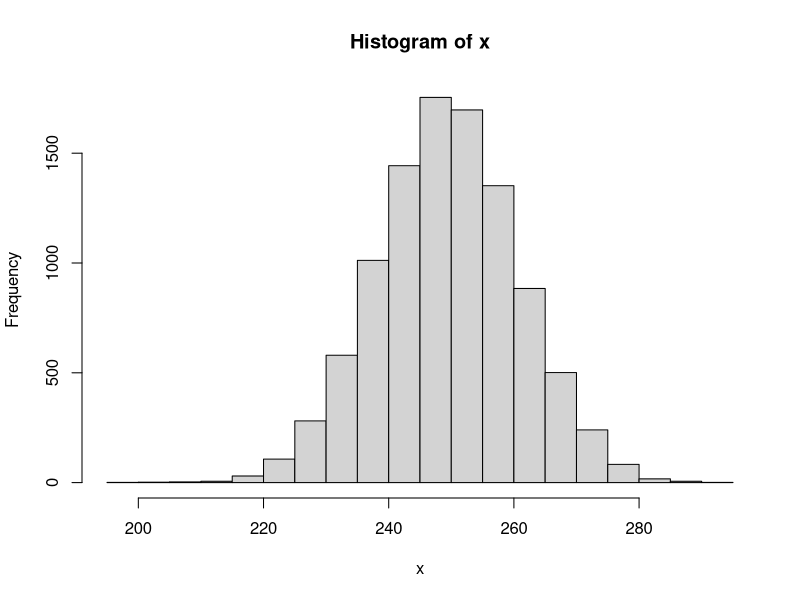
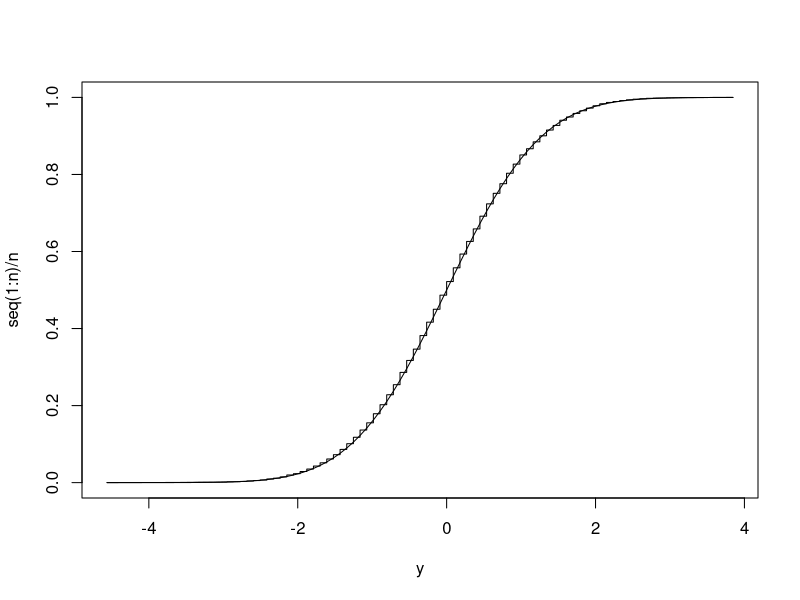

Reproduce these figures in R, in order.
# Simulation of Binomial problem from homework

n = 10000;
m = 500;

x = rep(0,n);
for (i in 1:n) {
  x[i] = sum(runif(m) < .5)
}
hist(x);
y = (x-m/2)/sqrt(m/4)  # mean and variance 0,1.  
y = sort(y)
plot(y,seq(1:n)/n,type='l');
lines(y,pnorm(y));


